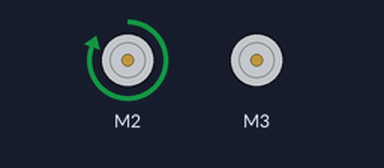
A sketch run on a simulated Arduino Uno, built with avr-gcc and run on an emulated ATmega328P. Parts: 2 × DC motor (green arrow = forward, orange = backward, longer = faster).

Above: at 0.5 s.
At 1.5 s:
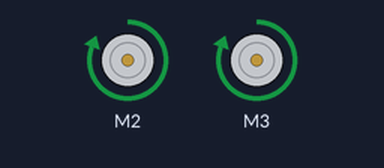
At 2.5 s:
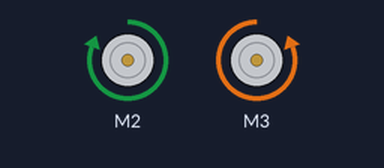
At 3.5 s:
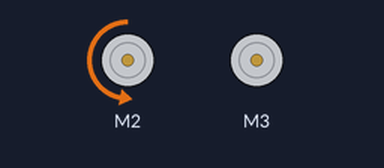
Timing chart, 0 to 5.2 s (numbered marks = the images above):
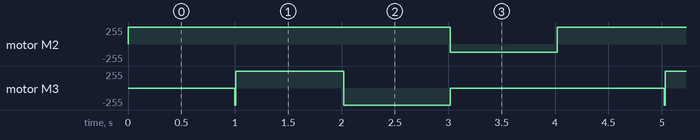

The sketch:

MotorControl.ino
```cpp
// Makes the car go forward for five seconds, turning left after three seconds, and right after four seconds

#include <AFMotor.h>

#define LEFT FORWARD
#define RIGHT BACKWARD

// 2 indicates M2 on the SHIELD
AF_DCMotor driveMotor(2, MOTOR12_64KHZ);
// 3 indicates M3 on the SHIELD
AF_DCMotor turnMotor(3, MOTOR12_1KHZ);

void setup() {
  Serial.begin(9600);

  driveMotor.setSpeed(255); // Max is 255
  turnMotor.setSpeed(255); // Max is 255
}

bool done = false;

void loop() {
//  if (!done) {
  driveMotor.setSpeed(255);
  // Straight for 1 second
  driveMotor.run(FORWARD);
  delay(1000);

  // Turn left for 1 second
  turnMotor.run(RIGHT);
  delay(10);
  turnMotor.run(LEFT);
  delay(1000);

  // Turn right for 1 second
  turnMotor.run(LEFT);
  delay(10);
  turnMotor.run(RIGHT);
  delay(1000);

  // Straight backward for 1 second at half speed
  turnMotor.run(RELEASE);
  driveMotor.run(RELEASE);
  driveMotor.setSpeed(127);
  driveMotor.run(BACKWARD);
  delay(1000);

  driveMotor.run(RELEASE);

//  done = true;
//  }
}
```

Measured:
- by itself, motor M2: alternates forward 255/255 for 3.0 s and backward 127/255 for 1.0 s
- by itself, motor M3: repeats every 4.0 s: forward 255/255 1.0 s, backward 255/255 1.0 s, stopped 2.0 s, backward 255/255 0.01 s
